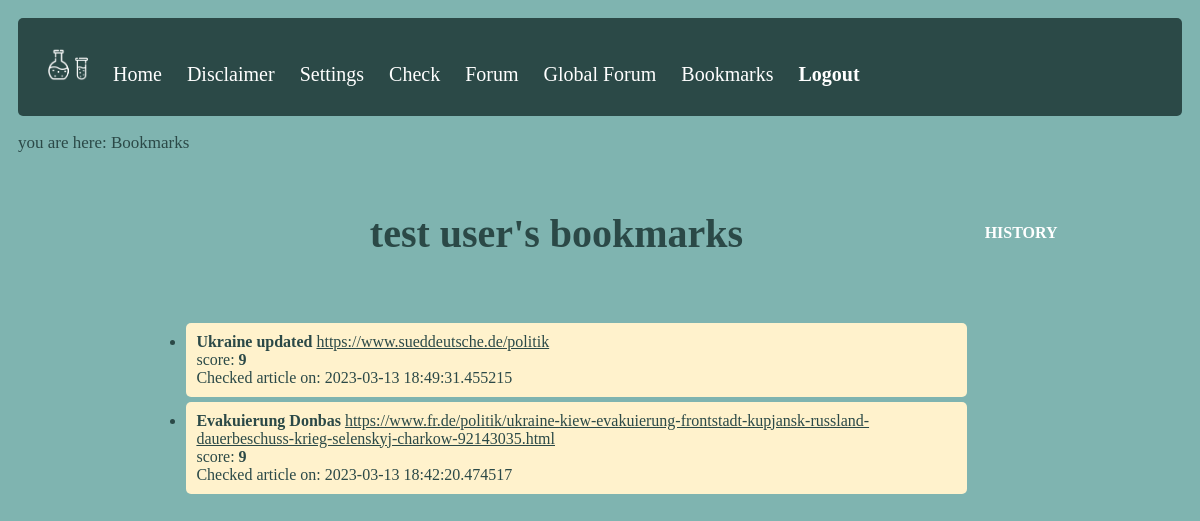
/bookmarked (signed in), run on the app's committed database.
### app/models.py (models this page shows, shortened)
class User(UserMixin, db.Model):
    id = db.Column(db.Integer, primary_key = True) #parameter takes datatype, primary_key is the key that identifies this row uniquely
    username = db.Column(db.String(64), index = True, unique = True) #unique parametre says there is only unique user names like instagram
    email = db.Column(db.String(64), index = True, unique = True)
    password_hash = db.Column(db.String(128))
    posts = db.relationship('Post', backref='author', lazy='dynamic')
    scored = db.relationship('History', backref='person', lazy='dynamic')
    last_seen = db.Column(db.DateTime, default=datetime.utcnow)
    followed = db.relationship('User', secondary=followers, #links User instances to other User instances
        primaryjoin=(followers.c.follower_id == id),
        secondaryjoin=(followers.c.followed_id == id),
        backref=db.backref('followers', lazy='dynamic'), lazy='dynamic') #dynamic: query only runs when specifically requested
    liked = db.relationship('PostLike',
        foreign_keys='PostLike.user_id',
        backref='user', lazy='dynamic')

class History(db.Model):
    id = db.Column(db.Integer, primary_key = True)
    url = db.Column(db.String(120))
    title = db.Column(db.String(140))
    score = db.Column(db.Integer)
    bookmark = db.Column(db.Integer)
    user_id = db.Column(db.Integer, db.ForeignKey('user.id'))
    timestamp = db.Column(db.DateTime, index=True, default=datetime.utcnow)

### app/routes.py (the view)
@App.route('/bookmarked', methods = ['GET', 'POST'])
@login_required
def bookmarked():
    page = request.args.get('page', 1, type=int)
    bookmarks = db.session.query(History).filter(History.user_id==current_user.id).filter_by(bookmark=1).order_by(History.id.desc()).paginate(page=page,
    per_page=App.config['ENTRIES_PER_PAGE'], error_out=False)
    next_url = url_for('bookmarked', page=bookmarks.next_num) \
        if bookmarks.has_next else None #using the pagination attributes to navigate
    prev_url = url_for('bookmarked', page=bookmarks.prev_num) \
        if bookmarks.has_prev else None #next_url and prev_url are going to be set to a url specified by url_for() only if there is something there
    return render_template('bookmark.html', title='Bookmarks',
    bookmarks=bookmarks.items, next_url=next_url, prev_url=prev_url)

### app/models.py (called while the page is built)
@login.user_loader
def load_user(id):
    return User.query.get(int(id))

### app/routes.py (called while the page is built)
@App.before_request
def before_request():
    if current_user.is_authenticated:
        current_user.last_seen = datetime.utcnow()
        db.session.commit()

### app/templates/bookmark.html
{% extends "base.html" %}
{% block content %}
<p class="location">you are here: Bookmarks </p>
<table style="table-layout:auto" class="center" width="80%">
    <tr>
    <th><h1 style="padding: 10px">{{ current_user.username }}'s bookmarks</h1></th>
    <th><a href="{{ url_for('history') }}" style="padding:5px">   HISTORY</a></th>
    </tr>
    {% include '_entries.html' %}
</table>
{% endblock %}

### app/templates/_entries.html (shortened to what this page needs)
<tr>
    <td class="bookmark"><ul>
    {% for bookmark in bookmarks %}
      <li><b>{{ bookmark.title }}</b> <u>{{ bookmark.url }}</u>
        <br>score: <b style="color:FFD966">{{ bookmark.score }}</b><br>
      Checked article on: {{ bookmark.timestamp }}</li>
    {% endfor %}
    </ul>
    </td>
</tr>

### app/static/style.css (style rules this page uses)
html * { font-family: Tahoma !important; }
body { background: #7FB4B0; color: #2B4947; padding: 10px }
h1 { font-size: 40px; }
a { text-decoration: none; color: #FFFFFF; }
.center { margin-left: auto; margin-right: auto; }
.bookmark { color: #FFFFFF; padding: 10px; }
.bookmark li { background: #FFF2CC; color: #2B4947; padding: 10px; border-radius: 5px; margin-bottom: 5px; }
.location { font-size: 17px; color: #2B4947; }

### data on the page
User: username "test user"
History: title "Ukraine updated", url "https://www.sueddeutsche.de/politik", score "9", timestamp "2023-03-13 18:49:31.455215"
History: title "Evakuierung Donbas", url "https://www.fr.de/politik/ukraine-kiew-evakuierung-frontstadt-kupjansk-russland-dauerbeschuss-krieg-selenskyj-charkow-92143035.html", score "9", timestamp "2023-03-13 18:42:20.474517"
